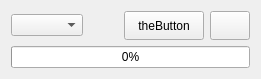
<?xml version="1.0" encoding="UTF-8"?>
<ui version="4.0">
 <class>FalsecolorDockSelUI</class>
 <widget class="QWidget" name="FalsecolorDockSelUI">
  <property name="geometry">
   <rect>
    <x>0</x>
    <y>0</y>
    <width>261</width>
    <height>79</height>
   </rect>
  </property>
  <layout class="QVBoxLayout" name="verticalLayout">
   <item>
    <layout class="QHBoxLayout" name="horizontalLayout">
     <item>
      <widget class="AHComboBox" name="sourceBox">
       <property name="sizePolicy">
        <sizepolicy hsizetype="Expanding" vsizetype="Fixed">
         <horstretch>0</horstretch>
         <verstretch>0</verstretch>
        </sizepolicy>
       </property>
       <property name="toolTip">
        <string>Color display method</string>
       </property>
       <property name="sizeAdjustPolicy">
        <enum>QComboBox::AdjustToContents</enum>
       </property>
      </widget>
     </item>
     <item>
      <spacer name="horizontalSpacer">
       <property name="orientation">
        <enum>Qt::Horizontal</enum>
       </property>
       <property name="sizeHint" stdset="0">
        <size>
         <width>16</width>
         <height>0</height>
        </size>
       </property>
      </spacer>
     </item>
     <item>
      <widget class="QPushButton" name="theButton">
       <property name="sizePolicy">
        <sizepolicy hsizetype="Minimum" vsizetype="Minimum">
         <horstretch>0</horstretch>
         <verstretch>0</verstretch>
        </sizepolicy>
       </property>
       <property name="text">
        <string>theButton</string>
       </property>
      </widget>
     </item>
     <item>
      <widget class="QPushButton" name="screenshotButton">
       <property name="sizePolicy">
        <sizepolicy hsizetype="Fixed" vsizetype="Minimum">
         <horstretch>0</horstretch>
         <verstretch>0</verstretch>
        </sizepolicy>
       </property>
       <property name="toolTip">
        <string>save image to file</string>
       </property>
       <property name="text">
        <string/>
       </property>
       <property name="icon">
        <iconset theme="document-save">
         <normaloff/>
        </iconset>
       </property>
       <property name="iconSize">
        <size>
         <width>16</width>
         <height>16</height>
        </size>
       </property>
      </widget>
     </item>
    </layout>
   </item>
   <item>
    <widget class="QProgressBar" name="calcProgress">
     <property name="toolTip">
      <string>Calculation progress</string>
     </property>
     <property name="minimum">
      <number>0</number>
     </property>
     <property name="value">
      <number>0</number>
     </property>
     <property name="format">
      <string> %p% </string>
     </property>
    </widget>
   </item>
  </layout>
 </widget>
 <customwidgets>
  <customwidget>
   <class>AHComboBox</class>
   <extends>QComboBox</extends>
   <header>ahcombobox.h</header>
  </customwidget>
 </customwidgets>
 <resources/>
 <connections/>
</ui>
